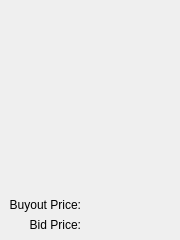
<?xml version="1.0" encoding="UTF-8"?>
<ui version="4.0">
 <class>Form</class>
 <widget class="QWidget" name="Form">
  <property name="geometry">
   <rect>
    <x>0</x>
    <y>0</y>
    <width>180</width>
    <height>240</height>
   </rect>
  </property>
  <property name="windowTitle">
   <string>Form</string>
  </property>
  <widget class="QLabel" name="label_thunbnail">
   <property name="geometry">
    <rect>
     <x>15</x>
     <y>5</y>
     <width>150</width>
     <height>150</height>
    </rect>
   </property>
   <property name="text">
    <string>&lt;Thumbnail&gt;</string>
   </property>
   <property name="alignment">
    <set>Qt::AlignCenter</set>
   </property>
  </widget>
  <widget class="QLabel" name="label_name">
   <property name="geometry">
    <rect>
     <x>10</x>
     <y>170</y>
     <width>160</width>
     <height>20</height>
    </rect>
   </property>
   <property name="font">
    <font>
     <pointsize>12</pointsize>
    </font>
   </property>
   <property name="text">
    <string>&lt;Name&gt;</string>
   </property>
  </widget>
  <widget class="QLabel" name="label_buyout_head">
   <property name="geometry">
    <rect>
     <x>10</x>
     <y>195</y>
     <width>71</width>
     <height>20</height>
    </rect>
   </property>
   <property name="text">
    <string>Buyout Price:</string>
   </property>
   <property name="alignment">
    <set>Qt::AlignRight|Qt::AlignTrailing|Qt::AlignVCenter</set>
   </property>
  </widget>
  <widget class="QLabel" name="label_bid_head">
   <property name="geometry">
    <rect>
     <x>10</x>
     <y>215</y>
     <width>71</width>
     <height>20</height>
    </rect>
   </property>
   <property name="text">
    <string>Bid Price:</string>
   </property>
   <property name="alignment">
    <set>Qt::AlignRight|Qt::AlignTrailing|Qt::AlignVCenter</set>
   </property>
  </widget>
  <widget class="QLabel" name="label_bid">
   <property name="geometry">
    <rect>
     <x>90</x>
     <y>215</y>
     <width>81</width>
     <height>20</height>
    </rect>
   </property>
   <property name="text">
    <string>&lt;Bid&gt;</string>
   </property>
  </widget>
  <widget class="QLabel" name="label_buyout">
   <property name="geometry">
    <rect>
     <x>90</x>
     <y>195</y>
     <width>81</width>
     <height>20</height>
    </rect>
   </property>
   <property name="text">
    <string>&lt;Buyout&gt;</string>
   </property>
  </widget>
 </widget>
 <resources/>
 <connections/>
</ui>
